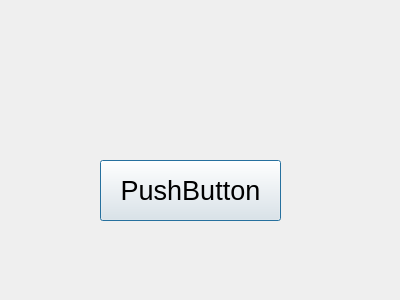
<?xml version="1.0" encoding="UTF-8"?>
<ui version="4.0">
 <class>Dialog</class>
 <widget class="QDialog" name="Dialog">
  <property name="geometry">
   <rect>
    <x>0</x>
    <y>0</y>
    <width>400</width>
    <height>300</height>
   </rect>
  </property>
  <property name="windowTitle">
   <string>Dialog</string>
  </property>
  <widget class="QPushButton" name="pushButton">
   <property name="geometry">
    <rect>
     <x>100</x>
     <y>160</y>
     <width>181</width>
     <height>61</height>
    </rect>
   </property>
   <property name="font">
    <font>
     <pointsize>20</pointsize>
    </font>
   </property>
   <property name="text">
    <string>PushButton</string>
   </property>
  </widget>
 </widget>
 <resources/>
 <connections/>
</ui>
